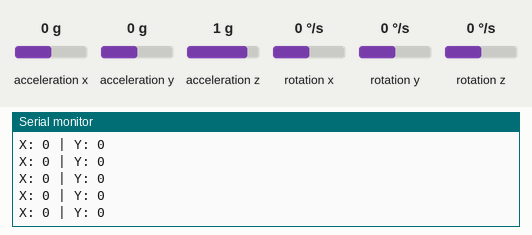
Recording of a program running on a simulated ESP32. On the bench: the last lines printed to the serial monitor. The inputs (shaded band) are chosen by the test bench; at power-on: acceleration x 0 g, acceleration y 0 g, acceleration z 1 g, rotation x 0 °/s, rotation y 0 °/s, rotation z 0 °/s. WiFi joins after 1.5 s; servers stay silent unless stated.

Above: at 3.8 s.
3.9 s: acceleration x set to -1.4 g
At 3.92 s:
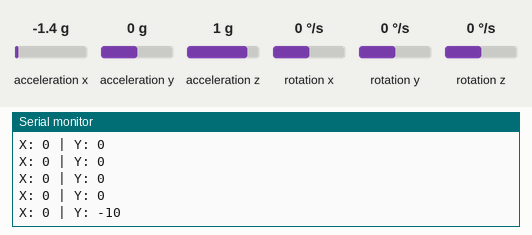
5.4 s: acceleration y set to -1.4 g
At 5.42 s:
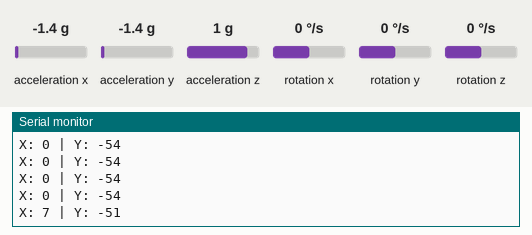
6.9 s: acceleration z set to -1.4 g
At 6.92 s:
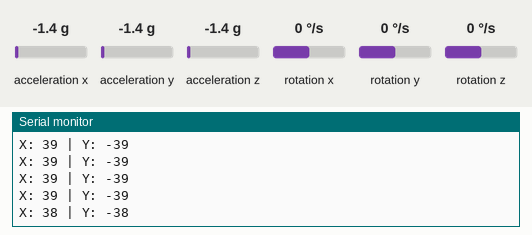
Timing chart, 0 to 9.9 s (numbered marks = the images above; inputs shaded):
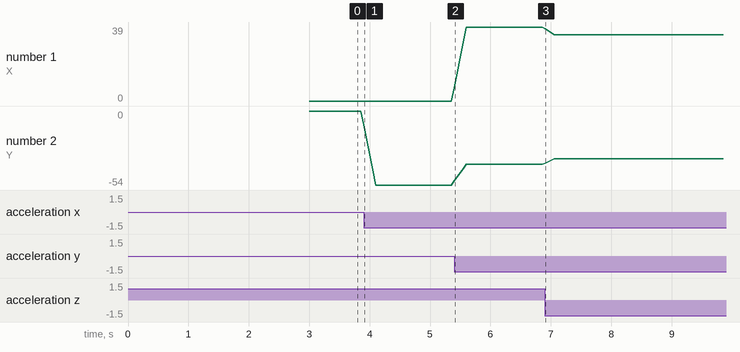

Measured:
- after the input at 3.9 s, the serial monitor: prints a new line at once (image 1)
- after the input at 5.4 s, the serial monitor: prints a new line at once (image 2)
- after the input at 6.9 s, the serial monitor: prints a new line at once (image 3)
- plotted number 1: 0 → 39 after the input at 5.4 s, 39 → 35 after the input at 6.9 s
- plotted number 2: 0 → -54 after the input at 3.9 s, -54 → -39 after the input at 5.4 s, -39 → -35 after the input at 6.9 s

The program:

main.cpp
```cpp
#include <Arduino.h>
#include "Orchestrator.h"

// MAC Address do receptor (Carrinho)
const uint8_t macDoCarro[] = {0x5C, 0x01, 0x3B, 0x9D, 0x74, 0x2C};

// Instancia o orquestrador com os pinos SDA(21), SCL(22) e o MAC
Orchestrator controleLuva(21, 22, macDoCarro);

void setup() {
    Serial.begin(115200);
    controleLuva.begin();
}

void loop() {
    controleLuva.loop();
}
```

CarData.h
```cpp
#ifndef CARDATA_H
#define CARDATA_H

struct CarData {
    int x; // Frente / Trás
    int y; // Esquerda / Direita
};

#endif
```

EspNow.h
```cpp
#ifndef ESPNOW_H
#define ESPNOW_H

#include <Arduino.h>
#include <esp_now.h>
#include <esp_wifi.h>
#include <WiFi.h>
#include "CarData.h"

class EspNow {
private:
    uint8_t macDestino[6];

public:
    EspNow(const uint8_t* mac);
    void begin();
    void sendData(CarData dados);
};

#endif
```

Orchestrator.h
```cpp
#ifndef ORCHESTRATOR_H
#define ORCHESTRATOR_H

#include "SensorMPU.h"
#include "EspNow.h"
#include "OtaService.h"

class Orchestrator {
private:

    SensorMPU sensor;
    EspNow espnow;
    OtaService otaService;
    bool coreStarted = false;
    unsigned long lastLoopMs = 0;

    static const int MOVING_AVERAGE_WINDOW = 5;
    static constexpr unsigned long kLoopIntervalMs = 50UL;
    int bufferX[MOVING_AVERAGE_WINDOW] = {0};
    int bufferY[MOVING_AVERAGE_WINDOW] = {0};
    int indexX = 0;
    int indexY = 0;
    int countX = 0;
    int countY = 0;

    int movingAverage(int valor, int* buffer, int& index, int& count);

public:
    Orchestrator(uint8_t pinSda, uint8_t pinScl, const uint8_t* macCarro);
    void begin();
    void loop();
};

#endif
```

OtaService.h
```cpp
#ifndef OTASERVICE_H
#define OTASERVICE_H

class OtaService {
public:
    void begin();
    void update();

    bool isResolved() const;
    bool isReady() const;

private:
    enum class State {
        Disabled,
        Connecting,
        Ready,
        Failed
    };

    State state = State::Disabled;
    unsigned long connectStartMs = 0;
    unsigned long lastHandleMs = 0;

    void startArduinoOta();
};

#endif
```

SensorMPU.h
```cpp
#ifndef SENSORMPU_H
#define SENSORMPU_H

#include <Arduino.h>
#include <Wire.h>
#include <MPU6050_tockn.h>

class SensorMPU {
private:
    MPU6050 mpu;
    uint8_t p_sda, p_scl;

public:
    SensorMPU(uint8_t sda, uint8_t scl);
    void begin();
    void update();
    int getEixoX();
    int getEixoY();
};

#endif
```

EspNow.cpp
```cpp
#include "EspNow.h"

// Callback solto para atender à exigência da biblioteca ESP-NOW [cite: 4]
void OnDataSent(const uint8_t *mac_addr, esp_now_send_status_t status) {
    // Pode-se adicionar lógica aqui para piscar um LED se falhar, por exemplo
}

EspNow::EspNow(const uint8_t* mac) {
    memcpy(macDestino, mac, 6);
}

void EspNow::begin() {
    WiFi.mode(WIFI_STA);

    if (WiFi.status() != WL_CONNECTED) {
        // Sem Wi-Fi conectado, mantém o canal fixo usado pelo projeto.
        esp_wifi_set_channel(1, WIFI_SECOND_CHAN_NONE);
    } else {
        // Com OTA ativo, o canal segue o do AP conectado.
        Serial.printf("Wi-Fi conectado no canal %d para OTA e ESP-NOW.\n", WiFi.channel());
    }

    if (esp_now_init() != ESP_OK) {
        Serial.println("Erro ao iniciar ESP-NOW (Transmissor)");
        return;
    }

    esp_now_register_send_cb(OnDataSent);

    // Configura as informações do par (Carrinho)
    esp_now_peer_info_t peerInfo = {};
    memcpy(peerInfo.peer_addr, macDestino, 6);
    peerInfo.channel = 0;
    peerInfo.encrypt = false;

    if (esp_now_add_peer(&peerInfo) != ESP_OK) {
        Serial.println("Falha ao parear com o Carrinho");
        return;
    }
}

void EspNow::sendData(CarData dados) {
    esp_now_send(macDestino, (uint8_t *) &dados, sizeof(dados));
}
```

Orchestrator.cpp
```cpp
#include "Orchestrator.h"

Orchestrator::Orchestrator(uint8_t pinSda, uint8_t pinScl, const uint8_t* macCarro)
    : sensor(pinSda, pinScl), espnow(macCarro) {}

void Orchestrator::begin() {
    otaService.begin();
}

int Orchestrator::movingAverage(int valor, int* buffer, int& index, int& count) {
    const int n = MOVING_AVERAGE_WINDOW;

    buffer[index] = valor;        // Insere o novo valor no buffer
    index = (index + 1) % n;      // Move o índice, voltando ao início se necessário
    if (count < n) count++;       // Incrementa o contador até atingir n

    // Calcula a média dos valores no buffer
    int soma = 0;
    for (int i = 0; i < count; i++) {
        soma += buffer[i];
    }
    return soma / count;          // Retorna a média
}

void Orchestrator::loop() {
    otaService.update();

    if (!coreStarted && otaService.isResolved()) {
        sensor.begin(); // O sensor vai calibrar aqui
        espnow.begin();
        coreStarted = true;
        Serial.println("Luva pronta e orquestrador iniciado!");
    }

    if (!coreStarted) {
        return;
    }

    const unsigned long now = millis();
    if (now - lastLoopMs < kLoopIntervalMs) {
        return;
    }
    lastLoopMs = now;

    // 1. Atualiza leituras
    sensor.update();

    // 2. Monta o pacote
    CarData dados;
    dados.x = movingAverage(sensor.getEixoX(), bufferX, indexX, countX);
    dados.y = movingAverage(sensor.getEixoY(), bufferY, indexY, countY);

    // 3. Imprime para debug
    Serial.print("X: "); Serial.print(dados.x);
    Serial.print(" | Y: "); Serial.println(dados.y);

    // 4. Envia via rádio
    espnow.sendData(dados);
}
```

OtaService.cpp
```cpp
#include "OtaService.h"

#include <Arduino.h>
#include <WiFi.h>
#include <ArduinoOTA.h>
#include <cstring>

#include "OtaConfig.h"

void OtaService::begin() {
    if (!OtaConfig::kEnable) {
        state = State::Disabled;
        Serial.println("OTA desativado (build atual).");
        return;
    }

    WiFi.mode(WIFI_STA);
    WiFi.begin(OtaConfig::kWifiSsid, OtaConfig::kWifiPassword);

    connectStartMs = millis();
    lastHandleMs = 0;
    state = State::Connecting;
    Serial.println("OTA: conectando Wi-Fi em background...");
}

void OtaService::update() {
    if (state == State::Disabled || state == State::Failed) {
        return;
    }

    if (state == State::Connecting) {
        if (WiFi.status() == WL_CONNECTED) {
            startArduinoOta();
            return;
        }

        if (millis() - connectStartMs >= OtaConfig::kConnectTimeoutMs) {
            state = State::Failed;
            Serial.println("OTA indisponivel: timeout no Wi-Fi.");
        }
        return;
    }

    if (state == State::Ready && millis() - lastHandleMs >= OtaConfig::kHandleIntervalMs) {
        lastHandleMs = millis();
        ArduinoOTA.handle();
    }
}

bool OtaService::isResolved() const {
    return state == State::Disabled || state == State::Ready || state == State::Failed;
}

bool OtaService::isReady() const {
    return state == State::Ready;
}

void OtaService::startArduinoOta() {
    ArduinoOTA.setHostname(OtaConfig::kHostname);

    if (std::strlen(OtaConfig::kPassword) > 0) {
        ArduinoOTA.setPassword(OtaConfig::kPassword);
    }

    ArduinoOTA.onStart([]() {
        Serial.println("Iniciando OTA...");
    });

    ArduinoOTA.onEnd([]() {
        Serial.println("OTA finalizado.");
    });

    ArduinoOTA.onProgress([](unsigned int progress, unsigned int total) {
        Serial.printf("OTA: %u%%\r", (progress * 100U) / total);
    });

    ArduinoOTA.onError([](ota_error_t error) {
        Serial.printf("Erro OTA [%u]\n", error);
    });

    ArduinoOTA.begin();

    state = State::Ready;
    Serial.print("OTA pronto em: ");
    Serial.println(WiFi.localIP());
}
```

SensorMPU.cpp
```cpp
#include "SensorMPU.h"

// O construtor inicializa a variável do MPU com a classe Wire (padrão I2C)
SensorMPU::SensorMPU(uint8_t sda, uint8_t scl) : mpu(Wire) {
    p_sda = sda;
    p_scl = scl;
}

void SensorMPU::begin() {
    Wire.begin(p_sda, p_scl);
    mpu.begin();

    digitalWrite(LED_BUILTIN, HIGH); // Acende o LED para indicar que está calibrando
    Serial.println("CALIBRANDO SENSOR...");
    mpu.calcGyroOffsets(true); // Calibra ao ligar
    Serial.println("SENSOR CALIBRADO!");
    digitalWrite(LED_BUILTIN, LOW); // Apaga o LED para indicar que terminou a calibração
}

void SensorMPU::update() {
    mpu.update(); // Atualiza as leituras internas
}

int SensorMPU::getEixoX() {
    return -mpu.getAngleX(); // Mapeia inclinação frente/trás
}

int SensorMPU::getEixoY() {
    return -mpu.getAngleY(); // Mantido o sinal negativo original do seu código para inverter a direção [cite: 8]
}
```

OtaConfig.h
```cpp
#ifndef OTACONFIG_H
#define OTACONFIG_H

#ifndef APP_ENABLE_OTA
#define APP_ENABLE_OTA 0
#endif

namespace OtaConfig {
// Habilitado por ambiente de build (PlatformIO).
constexpr bool kEnable = APP_ENABLE_OTA == 1;

// Credenciais da rede Wi-Fi usada no OTA.
constexpr const char* kWifiSsid = "SEU_WIFI";
constexpr const char* kWifiPassword = "SUA_SENHA";

// Nome que aparece na rede para upload OTA.
constexpr const char* kHostname = "luva-esp32";

// Senha opcional para proteger a atualização OTA (pode deixar vazio).
constexpr const char* kPassword = "";

// Timeout maximo para conectar no Wi-Fi antes de seguir sem OTA.
constexpr unsigned long kConnectTimeoutMs = 15000UL;

// Intervalo de atendimento do OTA para evitar custo em todo loop.
constexpr unsigned long kHandleIntervalMs = 15UL;
} // namespace OtaConfig

#endif
```
